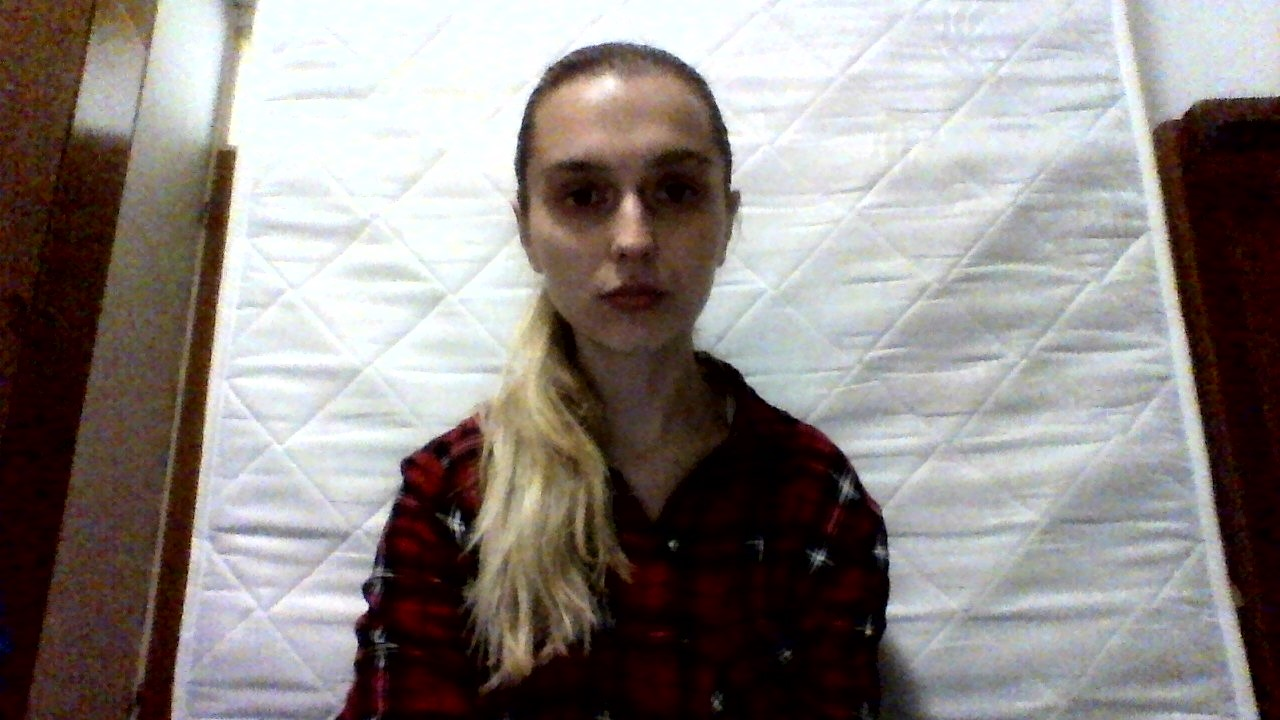
#> input picture I parcijala/FAJLOVI ISPIT IIS/seminarski 2/Slike/WIN_20201223_00_04_26_Pro.jpg, 1280 x 720 px, found by its file name; its folder holds 4 pictures in this run
$ python 'Kreiranje dataseta.py'
#> lines starting #> are read from the running program, lines starting #| are printed output that depends on the picture
#importing the libraries
import os
import cv2
import numpy as np
import matplotlib.pyplot as plt
#setting the path to the directory containing the pics
path = r'C:\Users\HP\Documents\Py Programs\FAJLOVI ISPIT IIS\seminarski 2\Slike'
#appending the pics to the training data list
training_data = []
for img in os.listdir(path):
    pic = cv2.imread(os.path.join(path,img))
#> pic is the input picture: shape (720, 1280, 3); mean B, G, R 131.5, 134.2, 141
    pic = cv2.cvtColor(pic,cv2.COLOR_BGR2RGB)
    pic = cv2.resize(pic,(80,80))
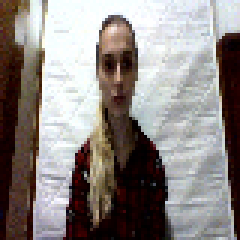
#> pic: shape (80, 80, 3) (shown 3 times larger); mean R, G, B 141.6, 134.7, 132
    training_data.append([pic])
#> pass 2 of the loop `for img in os.listdir(path):`:
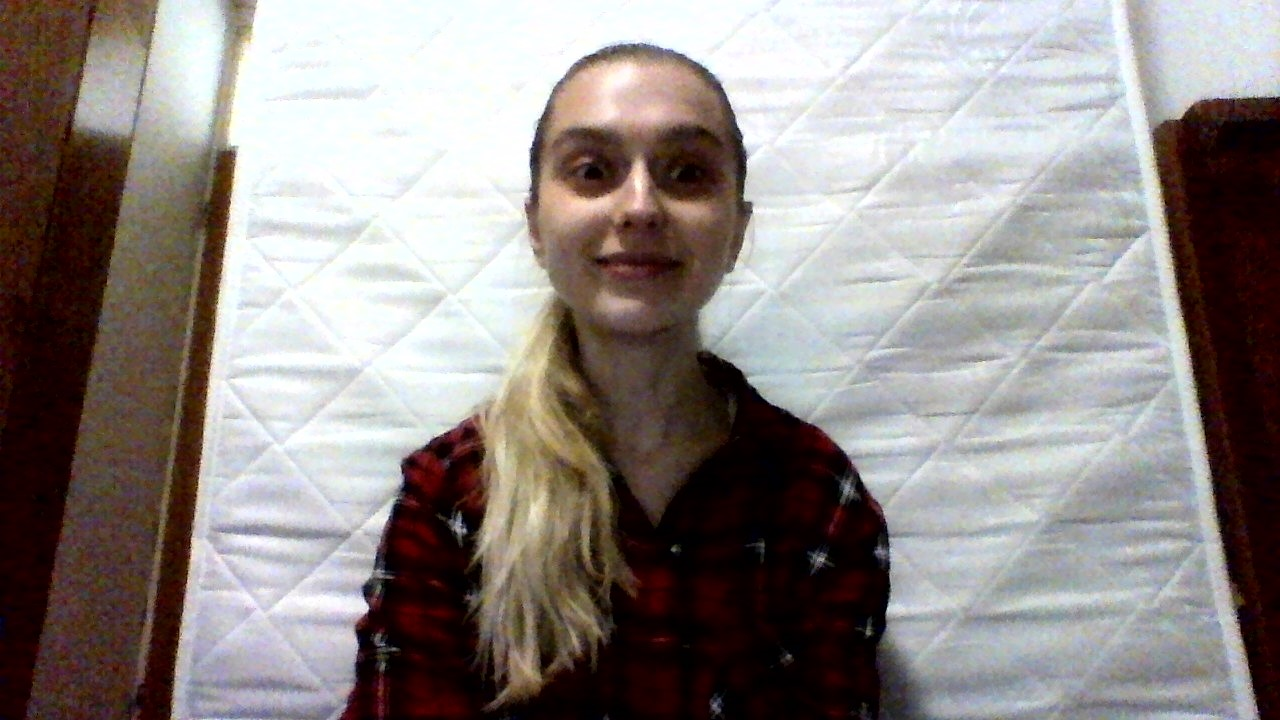
#> input picture I parcijala/FAJLOVI ISPIT IIS/seminarski 2/Slike/WIN_20201223_00_04_31_Pro.jpg, 1280 x 720 px, found by its file name
#> pic is the input picture: shape (720, 1280, 3); mean B, G, R 134.8, 137.3, 144.6
#> `pic = cv2.resize(pic,(80,80))`:
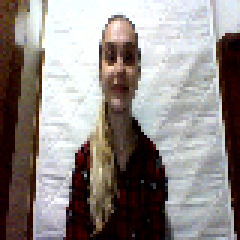
#> pic: shape (80, 80, 3) (shown 3 times larger); mean R, G, B 144.9, 137.7, 135
#> pass 3 of the loop `for img in os.listdir(path):`:
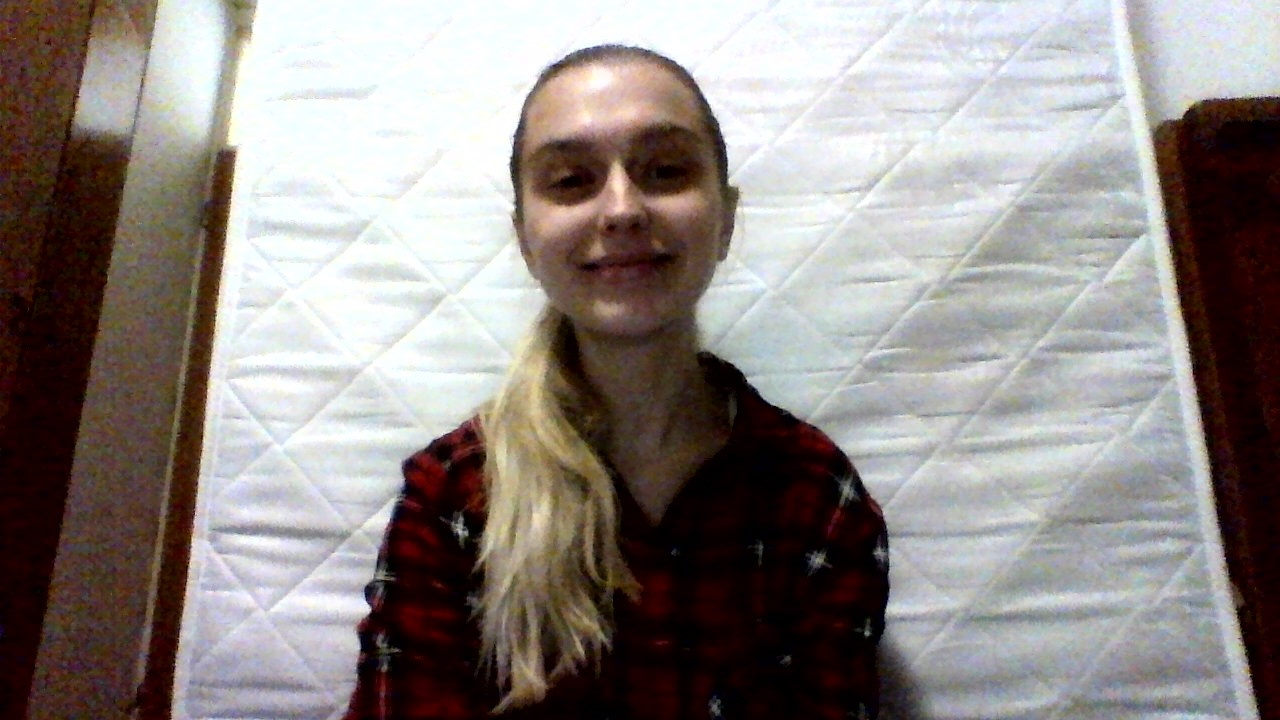
#> input picture I parcijala/FAJLOVI ISPIT IIS/seminarski 2/Slike/WIN_20201223_00_04_32_Pro.jpg, 1280 x 720 px, found by its file name
#> pic is the input picture: shape (720, 1280, 3); mean B, G, R 133.3, 136.2, 143.6
#> `pic = cv2.resize(pic,(80,80))`:
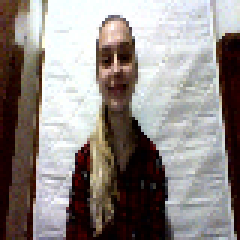
#> pic: shape (80, 80, 3) (shown 3 times larger); mean R, G, B 144, 136.6, 133.6
#> the loop made 4 passes; the first 3 are shown
#converting the list to numpy array and saving it to a file using #numpy.save
np.save(os.path.join(path,'features.npy'),np.array(training_data))
#loading the saved file once again
saved = np.load(os.path.join(path,'features.npy'))
print(saved.shape)

#> (the run stopped early here; a loop or call above may not have finished)
